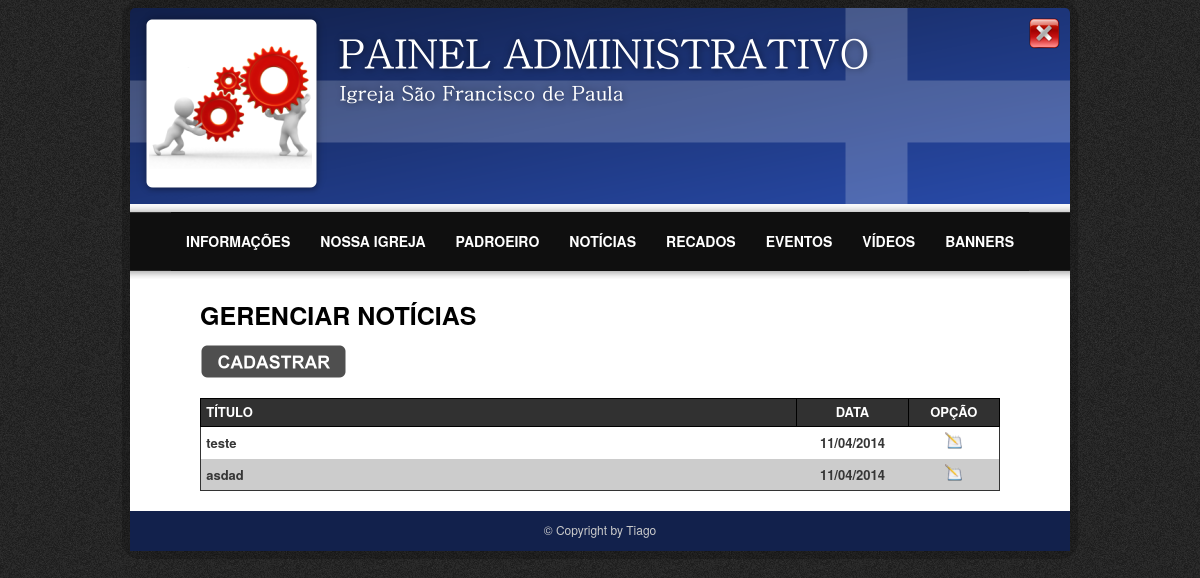
The app's page /Site/admin/noticias.php (signed in) with its own data.
### tables this page shows
CREATE TABLE IF NOT EXISTS `noticias` (
  `not_id` int(11) NOT NULL AUTO_INCREMENT,
  `not_titulo` varchar(80) NOT NULL,
  `not_subtitulo` varchar(100) NOT NULL,
  `not_descricao` longtext NOT NULL,
  `not_foto` varchar(20) DEFAULT NULL,
  `not_data` date NOT NULL,
  PRIMARY KEY (`not_id`)
);

### Site/admin/noticias.php (the view, shortened to what this page needs)
<?php
	require_once("conexao.php");
	$busca="";
	$SQL = "SELECT * FROM noticias ORDER BY not_data DESC";
	$execute_query = mysql_query($SQL, $conn);
	if(@mysql_num_rows($execute_query) > 0){
		$busca="ok";
	}
?>
<!DOCTYPE html>
<html lang="en">
	<head>
		<link rel="stylesheet" type="text/css" href="css/style.css">
	</head>
	<body>
		<div id="container">
			<?php require_once("menu.php"); ?>
			<div id="content">
				<div id="pagina">
					GERENCIAR NOTÍCIAS<br />
					<a href="noticias_cad.php"> <img src="css/img/cadastrar.png" style="margin-top: 10px;"/></a>
				</div>
				<br clear="all" />
				<table id="consulta">
					<thead>
					<tr>
						<th>TÍTULO</th>
						<th style="width: 100px; text-align: center;">DATA</th>
						<th style="width: 80px; text-align: center;">OPÇÃO</th>
					</tr>
					</thead>
					<tbody>
					<?php
					$cont=1;
					if($busca=="ok"){
						while($query = @mysql_fetch_array($execute_query)){
							$separador = explode("-", $query['not_data']);
							$data =$separador[2]."/".$separador[1]."/".$separador[0];
							if($cont%2==0){
								echo "<tr class='odd'>";
							}else{
								echo "<tr>";
    					 	}?>
								<td style="text-align: left;"><?=$query['not_titulo']?></td>
								<td><?=$data?></td>
								<td><a href="noticias_cad.php?param=<?=$query['not_id']?>"><img src="css/img/editar.png" /></a> </td>
							</tr>
					<?php $cont++; }
					}else{?>
						<tr>
							<td colspan="3">Não existe dados cadastrados!</td>
						</tr>
					<?php }?>
				</table>
			</div>
			<footer>
				<div id="desenvolvido">
					&copy; Copyright  by Tiago
				</div>
			</footer>
		</div>
	</body>
</html>

### Site/admin/css/style.css (style rules this page uses)
body { background-image: url('img/fundo.png'); font-family: HelveticaNeue, "Helvetica Neue", Arial, Helvetica, sans-serif; }
img { border: 0px; }
#container { width:940px; height:auto; margin: 0 auto; padding: 0px; background-color: #FFFFFF; box-shadow: 0px 0px 0px 8px rgba(0,0,0,0.2); border-radius: 10px; -moz-border-radius: 10px; -webkit-border-radius: 10px; }
#container #content { width: 100%; padding: 0; text-align: center; }
#container #content table { width: 800px; margin: 0 auto; font-size: 12px; font-weight: bold; }
#container footer { height: 30px; background-color: #12214C; margin-top: 20px; text-align:center; padding-top:10px; color:#CCCCCC; font-size:12px; }
#pagina { width:100%; float:left; margin-left: 70px; margin-top:10px; margin-bottom:10px; text-align: left; font-size: 25px; font-weight: bold; }
#consulta { border-collapse: collapse; border: 1px solid #333; color: #363636; background: #FFFFFF; }
#consulta td, #consulta th { padding: .4em; color: #363636; font-size: 13px; }
#consulta thead th, #consulta tfoot th { font:bold; border: 1px solid #000000 ; text-align: left; background: #313131; color: #FFFFFF; padding-top:3px; }
#consulta tbody td a { background: transparent; text-decoration: none; color: #363636; }
.odd { background: #CCCCCC; }

### records on screen
noticias: not_titulo "teste", not_data "11/04/2014"
noticias: not_titulo "asdad", not_data "11/04/2014"
